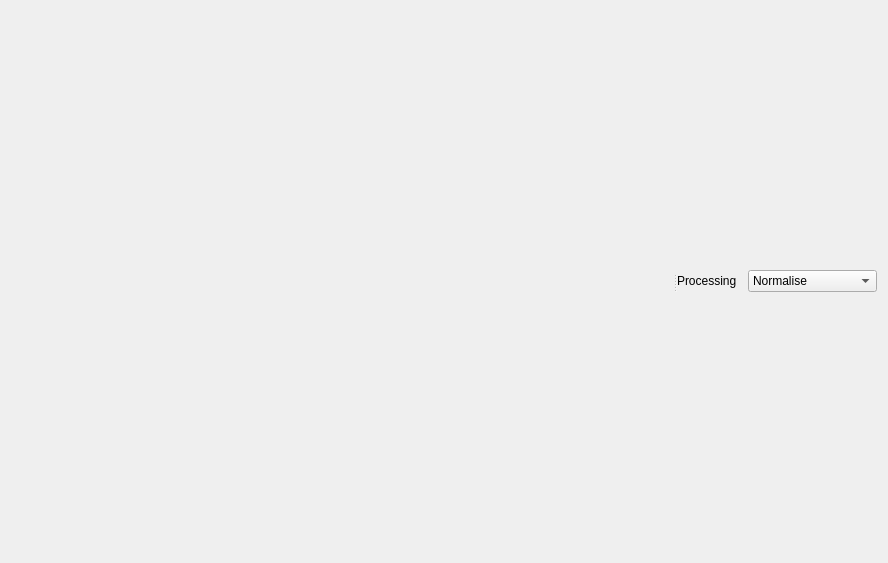
<?xml version="1.0" encoding="UTF-8"?>
<ui version="4.0">
 <class>Form</class>
 <widget class="QWidget" name="Form">
  <property name="geometry">
   <rect>
    <x>0</x>
    <y>0</y>
    <width>888</width>
    <height>563</height>
   </rect>
  </property>
  <property name="windowTitle">
   <string>Form</string>
  </property>
  <layout class="QGridLayout" name="gridLayout">
   <item row="0" column="0">
    <widget class="QSplitter" name="splitter">
     <property name="orientation">
      <enum>Qt::Horizontal</enum>
     </property>
     <widget class="Canvas" name="canvas" native="true"/>
     <widget class="QWidget" name="widget" native="true">
      <property name="sizePolicy">
       <sizepolicy hsizetype="Minimum" vsizetype="Minimum">
        <horstretch>0</horstretch>
        <verstretch>0</verstretch>
       </sizepolicy>
      </property>
      <property name="maximumSize">
       <size>
        <width>200</width>
        <height>16777215</height>
       </size>
      </property>
      <layout class="QGridLayout" name="gridLayout_2">
       <item row="0" column="1" colspan="2">
        <widget class="QComboBox" name="mode">
         <item>
          <property name="text">
           <string>Normalise</string>
          </property>
         </item>
         <item>
          <property name="text">
           <string>Clip</string>
          </property>
         </item>
        </widget>
       </item>
       <item row="0" column="0">
        <widget class="QLabel" name="label_5">
         <property name="text">
          <string>Processing</string>
         </property>
        </widget>
       </item>
      </layout>
     </widget>
    </widget>
   </item>
  </layout>
 </widget>
 <customwidgets>
  <customwidget>
   <class>Canvas</class>
   <extends>QWidget</extends>
   <header>ui.canvas</header>
   <container>1</container>
  </customwidget>
 </customwidgets>
 <resources/>
 <connections/>
</ui>
